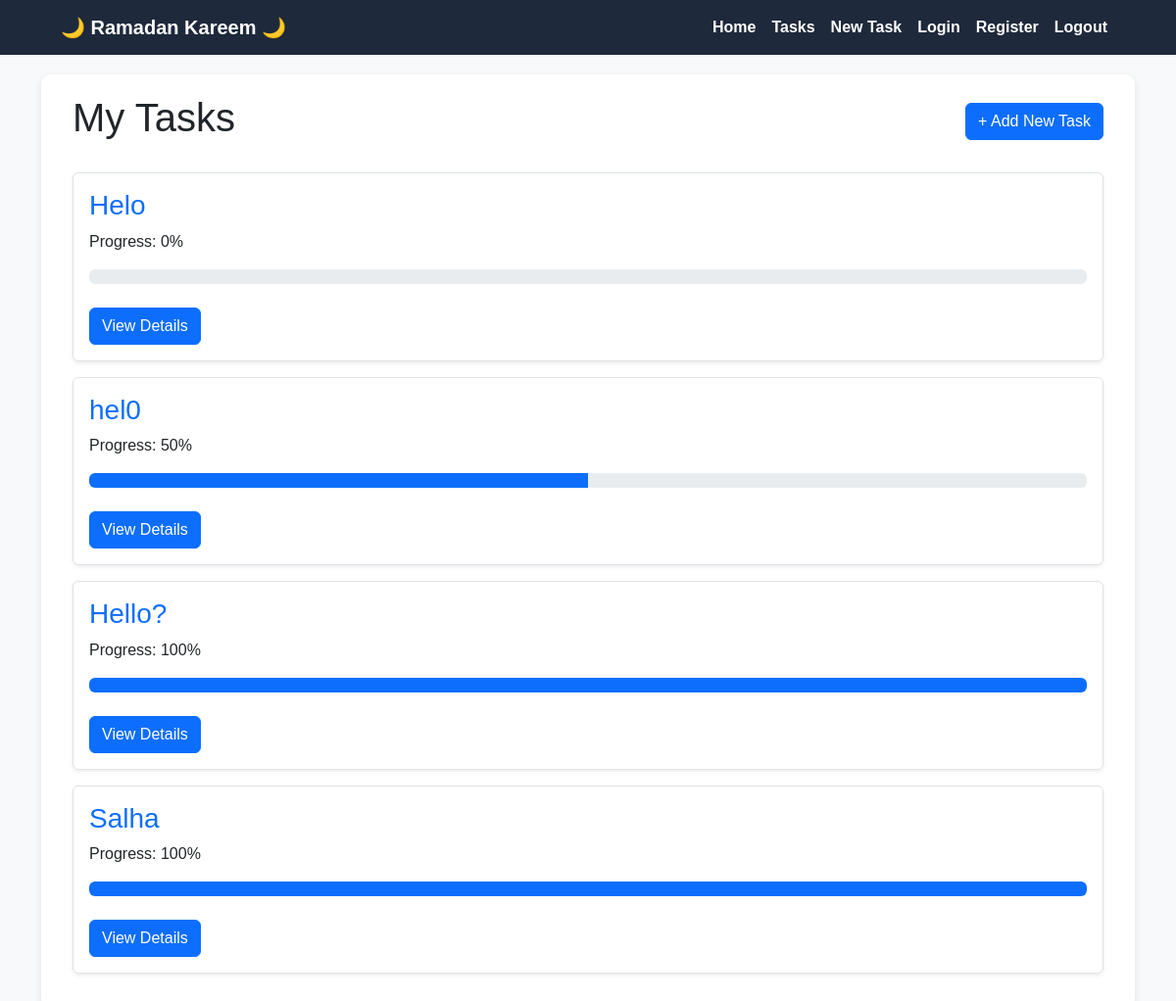
Page /tasks/ (signed in) on the committed database.
### tasks/models.py (models this page shows, shortened)
class Task(models.Model):
    user = models.ForeignKey(
        'auth.User',
        on_delete=models.CASCADE,
    )
    title = models.CharField(
        max_length=100,
    )
    goal = models.IntegerField(
        default=1,
        validators=[MinValueValidator(1)]
    )
    created_at = models.DateTimeField(
        auto_now_add=True,
    )
    description = models.TextField(
        blank=True,
        null=True,
    )
    current_achieved = models.IntegerField(
        default=0,
        validators=[MinValueValidator(0)]
    )
    progress = models.IntegerField(
        default = 0,
    )
    class Meta:
        ordering = ['-created_at']

### tasks/views.py (the view)
# urls.py: path('tasks/', tasks_view, name='tasks'),
@login_required
def tasks_view(req):
    user = req.user
    today = now().date()
    tasks = Task.objects.filter(user=user, created_at__date=today)
    context = {
        'tasks': tasks,
    }
    return render(req, 'tasks.html', context)

### templates/tasks.html (shortened to what this page needs)
{% extends 'base.html' %}
{% load static %}
{% block content %}
<div class="container">
    <div class="d-flex justify-content-between align-items-center mb-4">
        <h1 class="page-title">My Tasks</h1>
        <a href="{% url 'add_task' %}" class="btn btn-primary btn-add"> + Add New Task</a>
    </div>
    <div class="task-list">
        {% for task in tasks %}
            <div class="task-card {{ task.status }} p-3 mb-3 border rounded shadow-sm">
                <h3 class="task-title text-primary">{{ task.title }}</h3>
                <p class="task-progress-text">Progress: {{task.progress}}%</p>
                <div class="progress" style="height: 15px;">
                    <div class="progress-bar"
                        role="progressbar"
                        style="width: {% widthratio task.current_achieved task.goal 100 %}%;"
                        aria-valuenow="{% widthratio task.current_achieved task.goal 100 %}"
                        aria-valuemin="0"
                        aria-valuemax="100">
                    </div>
                </div>
                <br>
                <a href="{% url 'task_details' task.id %}" class="btn btn-primary btn-add"> View Details</a>
            </div>
        {% empty %}
            <p class="no-tasks text-center text-secondary">No tasks found. Start adding your Ramadan goals!</p>
        {% endfor %}
    </div>
</div>
{% endblock %}

### static/css/home.css (style rules this page uses)
body { background-color: #f8f9fa; font-family: 'Tajawal', sans-serif; }

### rows in the picture
Task: title "Helo", progress "0"
Task: title "hel0", progress "50", current_achieved 5 (drawn)
Task: title "Hello?", progress "100", goal 1 (drawn)
Task: title "Salha", progress "100", goal 1 (drawn)
